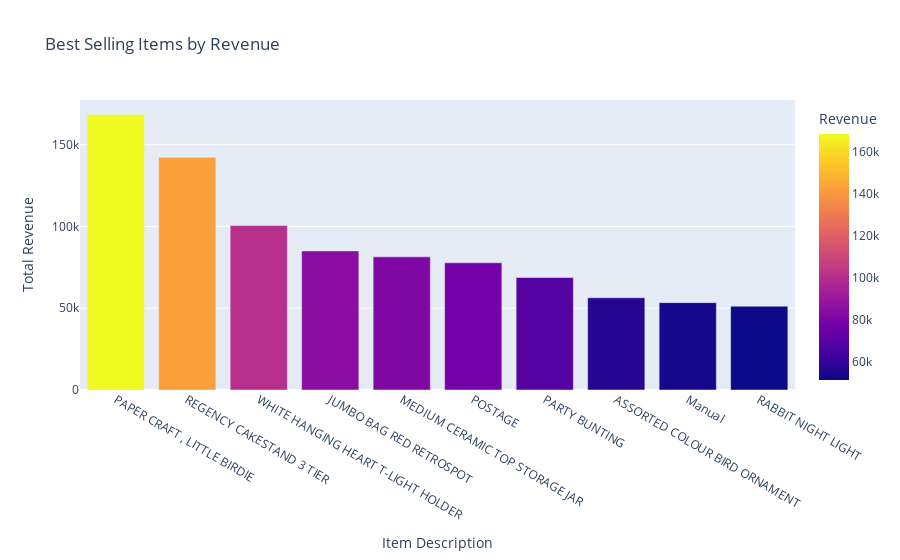

Here is the notebook cell this chart was saved with:
### Code cell
# Group by item name and calculate total quantity sold
most_sold_items = df.groupby(['Description'])['Revenue'].sum().reset_index()
most_sold_items = most_sold_items.sort_values(by=["Revenue"], ascending=False)

# Plotly bar plot
fig = px.bar(most_sold_items.head(10), x='Description', y='Revenue', color='Revenue', title="Best Selling Items by Revenue",)
fig.update_xaxes(title="Item Description")
fig.update_yaxes(title="Total Revenue")
fig.show()

### Figure 1 — Plotly figure (JSON) as saved in the notebook; plotly's stock layout.template omitted (floating-point values rounded to 4 significant figures)
{"data": [{"alignmentgroup": "True", "hovertemplate": "Description=%{x}<br>Revenue=%{marker.color}<extra></extra>", "legendgroup": "", "marker": {"color": [168500.0, 142300.0, 100500.0, 85040.0, 81420.0, 77800.0, 68790.0, 56410.0, 53420.0, 51250.0], "coloraxis": "coloraxis", "pattern": {"shape": ""}}, "name": "", "offsetgroup": "", "orientation": "v", "showlegend": false, "textposition": "auto", "x": ["PAPER CRAFT , LITTLE BIRDIE", "REGENCY CAKESTAND 3 TIER", "WHITE HANGING HEART T-LIGHT HOLDER", "JUMBO BAG RED RETROSPOT", "MEDIUM CERAMIC TOP STORAGE JAR", "POSTAGE", "PARTY BUNTING", "ASSORTED COLOUR BIRD ORNAMENT", "Manual", "RABBIT NIGHT LIGHT"], "xaxis": "x", "y": [168500.0, 142300.0, 100500.0, 85040.0, 81420.0, 77800.0, 68790.0, 56410.0, 53420.0, 51250.0], "yaxis": "y", "type": "bar"}], "layout": {"xaxis": {"anchor": "y", "domain": [0, 1], "title": {"text": "Item Description"}, "type": "category", "range": [-0.5, 9.5], "autorange": true}, "yaxis": {"anchor": "x", "domain": [0, 1], "title": {"text": "Total Revenue"}, "type": "linear", "range": [0, 177300.0], "autorange": true}, "coloraxis": {"colorbar": {"title": {"text": "Revenue"}}, "colorscale": [[0, "#0d0887"], [0.1111, "#46039f"], [0.2222, "#7201a8"], [0.3333, "#9c179e"], [0.4444, "#bd3786"], [0.5556, "#d8576b"], [0.6667, "#ed7953"], [0.7778, "#fb9f3a"], [0.8889, "#fdca26"], [1, "#f0f921"]]}, "legend": {"tracegroupgap": 0}, "title": {"text": "Best Selling Items by Revenue"}, "barmode": "relative", "autosize": true}}
